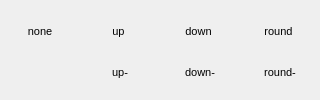
             <widget class="QWidget" name="widget_resize" native="true">
              <property name="styleSheet">
               <string notr="true"/>
              </property>
              <layout class="QHBoxLayout" name="horizontalLayout_8">
               <property name="spacing">
                <number>0</number>
               </property>
               <property name="leftMargin">
                <number>0</number>
               </property>
               <property name="topMargin">
                <number>5</number>
               </property>
               <property name="rightMargin">
                <number>0</number>
               </property>
               <property name="bottomMargin">
                <number>0</number>
               </property>
               <item>
                <layout class="QVBoxLayout" name="verticalLayout_12">
                 <item>
                  <widget class="QPushButton" name="button_none">
                   <property name="minimumSize">
                    <size>
                     <width>0</width>
                     <height>30</height>
                    </size>
                   </property>
                   <property name="font">
                    <font>
                     <family>Segoe UI</family>
                     <pointsize>8</pointsize>
                    </font>
                   </property>
                   <property name="text">
                    <string>none</string>
                   </property>
                   <property name="checkable">
                    <bool>true</bool>
                   </property>
                   <property name="flat">
                    <bool>true</bool>
                   </property>
                  </widget>
                 </item>
                 <item>
                  <widget class="QPushButton" name="button_disabled">
                   <property name="minimumSize">
                    <size>
                     <width>0</width>
                     <height>30</height>
                    </size>
                   </property>
                   <property name="font">
                    <font>
                     <family>Segoe UI</family>
                     <pointsize>8</pointsize>
                    </font>
                   </property>
                   <property name="text">
                    <string/>
                   </property>
                   <property name="checkable">
                    <bool>true</bool>
                   </property>
                   <property name="flat">
                    <bool>true</bool>
                   </property>
                  </widget>
                 </item>
                </layout>
               </item>
               <item>
                <layout class="QVBoxLayout" name="verticalLayout_11">
                 <property name="spacing">
                  <number>0</number>
                 </property>
                 <item>
                  <widget class="QPushButton" name="button_up">
                   <property name="minimumSize">
                    <size>
                     <width>0</width>
                     <height>30</height>
                    </size>
                   </property>
                   <property name="font">
                    <font>
                     <family>Segoe UI</family>
                     <pointsize>8</pointsize>
                    </font>
                   </property>
                   <property name="text">
                    <string>up </string>
                   </property>
                   <property name="checkable">
                    <bool>true</bool>
                   </property>
                   <property name="flat">
                    <bool>true</bool>
                   </property>
                  </widget>
                 </item>
                 <item>
                  <widget class="QPushButton" name="button_up_">
                   <property name="minimumSize">
                    <size>
                     <width>0</width>
                     <height>30</height>
                    </size>
                   </property>
                   <property name="font">
                    <font>
                     <family>Segoe UI</family>
                     <pointsize>8</pointsize>
                    </font>
                   </property>
                   <property name="text">
                    <string>up-</string>
                   </property>
                   <property name="checkable">
                    <bool>true</bool>
                   </property>
                   <property name="flat">
                    <bool>true</bool>
                   </property>
                  </widget>
                 </item>
                </layout>
               </item>
               <item>
                <layout class="QVBoxLayout" name="verticalLayout_10">
                 <property name="spacing">
                  <number>0</number>
                 </property>
                 <item>
                  <widget class="QPushButton" name="button_down">
                   <property name="minimumSize">
                    <size>
                     <width>0</width>
                     <height>30</height>
                    </size>
                   </property>
                   <property name="font">
                    <font>
                     <family>Segoe UI</family>
                     <pointsize>8</pointsize>
                    </font>
                   </property>
                   <property name="text">
                    <string>down </string>
                   </property>
                   <property name="checkable">
                    <bool>true</bool>
                   </property>
                   <property name="flat">
                    <bool>true</bool>
                   </property>
                  </widget>
                 </item>
                 <item>
                  <widget class="QPushButton" name="button_down_">
                   <property name="minimumSize">
                    <size>
                     <width>0</width>
                     <height>30</height>
                    </size>
                   </property>
                   <property name="font">
                    <font>
                     <family>Segoe UI</family>
                     <pointsize>8</pointsize>
                    </font>
                   </property>
                   <property name="text">
                    <string>down-</string>
                   </property>
                   <property name="checkable">
                    <bool>true</bool>
                   </property>
                   <property name="flat">
                    <bool>true</bool>
                   </property>
                  </widget>
                 </item>
                </layout>
               </item>
               <item>
                <layout class="QVBoxLayout" name="verticalLayout_9">
                 <property name="spacing">
                  <number>0</number>
                 </property>
                 <item>
                  <widget class="QPushButton" name="button_round">
                   <property name="minimumSize">
                    <size>
                     <width>0</width>
                     <height>30</height>
                    </size>
                   </property>
                   <property name="font">
                    <font>
                     <family>Segoe UI</family>
                     <pointsize>8</pointsize>
                    </font>
                   </property>
                   <property name="text">
                    <string>round </string>
                   </property>
                   <property name="checkable">
                    <bool>true</bool>
                   </property>
                   <property name="flat">
                    <bool>true</bool>
                   </property>
                  </widget>
                 </item>
                 <item>
                  <widget class="QPushButton" name="button_round_">
                   <property name="minimumSize">
                    <size>
                     <width>0</width>
                     <height>30</height>
                    </size>
                   </property>
                   <property name="font">
                    <font>
                     <family>Segoe UI</family>
                     <pointsize>8</pointsize>
                    </font>
                   </property>
                   <property name="text">
                    <string>round-</string>
                   </property>
                   <property name="checkable">
                    <bool>true</bool>
                   </property>
                   <property name="flat">
                    <bool>true</bool>
                   </property>
                  </widget>
                 </item>
                </layout>
               </item>
              </layout>
             </widget>
